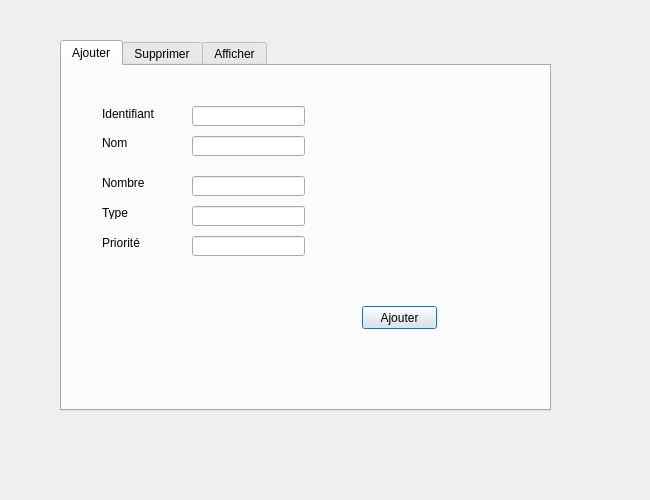
<?xml version="1.0" encoding="UTF-8"?>
<ui version="4.0">
 <class>Dialog_objet</class>
 <widget class="QDialog" name="Dialog_objet">
  <property name="geometry">
   <rect>
    <x>0</x>
    <y>0</y>
    <width>650</width>
    <height>500</height>
   </rect>
  </property>
  <property name="windowTitle">
   <string>Dialog</string>
  </property>
  <widget class="QTabWidget" name="tabWidget">
   <property name="geometry">
    <rect>
     <x>60</x>
     <y>40</y>
     <width>491</width>
     <height>371</height>
    </rect>
   </property>
   <property name="currentIndex">
    <number>0</number>
   </property>
   <widget class="QWidget" name="tab">
    <attribute name="title">
     <string>Ajouter</string>
    </attribute>
    <widget class="QLineEdit" name="lineEdit">
     <property name="geometry">
      <rect>
       <x>130</x>
       <y>40</y>
       <width>113</width>
       <height>20</height>
      </rect>
     </property>
    </widget>
    <widget class="QLabel" name="label">
     <property name="geometry">
      <rect>
       <x>40</x>
       <y>70</y>
       <width>47</width>
       <height>13</height>
      </rect>
     </property>
     <property name="text">
      <string>Nom</string>
     </property>
    </widget>
    <widget class="QLabel" name="label_2">
     <property name="geometry">
      <rect>
       <x>40</x>
       <y>110</y>
       <width>47</width>
       <height>13</height>
      </rect>
     </property>
     <property name="text">
      <string>Nombre</string>
     </property>
    </widget>
    <widget class="QLineEdit" name="lineEdit_2">
     <property name="geometry">
      <rect>
       <x>130</x>
       <y>70</y>
       <width>113</width>
       <height>20</height>
      </rect>
     </property>
    </widget>
    <widget class="QLabel" name="label_5">
     <property name="geometry">
      <rect>
       <x>40</x>
       <y>140</y>
       <width>47</width>
       <height>13</height>
      </rect>
     </property>
     <property name="text">
      <string>Type</string>
     </property>
    </widget>
    <widget class="QLineEdit" name="lineEdit_4">
     <property name="geometry">
      <rect>
       <x>130</x>
       <y>140</y>
       <width>113</width>
       <height>20</height>
      </rect>
     </property>
    </widget>
    <widget class="QLabel" name="label_6">
     <property name="geometry">
      <rect>
       <x>40</x>
       <y>170</y>
       <width>47</width>
       <height>13</height>
      </rect>
     </property>
     <property name="text">
      <string>Priorité</string>
     </property>
    </widget>
    <widget class="QLineEdit" name="lineEdit_5">
     <property name="geometry">
      <rect>
       <x>130</x>
       <y>170</y>
       <width>113</width>
       <height>20</height>
      </rect>
     </property>
    </widget>
    <widget class="QPushButton" name="pushButton">
     <property name="geometry">
      <rect>
       <x>300</x>
       <y>240</y>
       <width>75</width>
       <height>23</height>
      </rect>
     </property>
     <property name="text">
      <string>Ajouter</string>
     </property>
    </widget>
    <widget class="QLabel" name="label_7">
     <property name="geometry">
      <rect>
       <x>40</x>
       <y>40</y>
       <width>61</width>
       <height>16</height>
      </rect>
     </property>
     <property name="text">
      <string>Identifiant</string>
     </property>
    </widget>
    <widget class="QLineEdit" name="lineEdit_3">
     <property name="geometry">
      <rect>
       <x>130</x>
       <y>110</y>
       <width>113</width>
       <height>20</height>
      </rect>
     </property>
    </widget>
   </widget>
   <widget class="QWidget" name="tab_2">
    <attribute name="title">
     <string>Supprimer</string>
    </attribute>
    <widget class="QLineEdit" name="lineEdit_6">
     <property name="geometry">
      <rect>
       <x>70</x>
       <y>110</y>
       <width>113</width>
       <height>20</height>
      </rect>
     </property>
    </widget>
    <widget class="QPushButton" name="pushButton_2">
     <property name="geometry">
      <rect>
       <x>200</x>
       <y>110</y>
       <width>75</width>
       <height>23</height>
      </rect>
     </property>
     <property name="text">
      <string>Supprimer</string>
     </property>
    </widget>
    <widget class="QLabel" name="label_8">
     <property name="geometry">
      <rect>
       <x>20</x>
       <y>110</y>
       <width>47</width>
       <height>13</height>
      </rect>
     </property>
     <property name="text">
      <string>ID</string>
     </property>
    </widget>
   </widget>
   <widget class="QWidget" name="tab_3">
    <attribute name="title">
     <string>Afficher</string>
    </attribute>
    <widget class="QTableView" name="tableView">
     <property name="geometry">
      <rect>
       <x>50</x>
       <y>20</y>
       <width>371</width>
       <height>261</height>
      </rect>
     </property>
    </widget>
    <widget class="QPushButton" name="pushButton_3">
     <property name="geometry">
      <rect>
       <x>340</x>
       <y>300</y>
       <width>75</width>
       <height>23</height>
      </rect>
     </property>
     <property name="text">
      <string>Actualiser</string>
     </property>
    </widget>
   </widget>
  </widget>
 </widget>
 <resources/>
 <connections/>
</ui>
